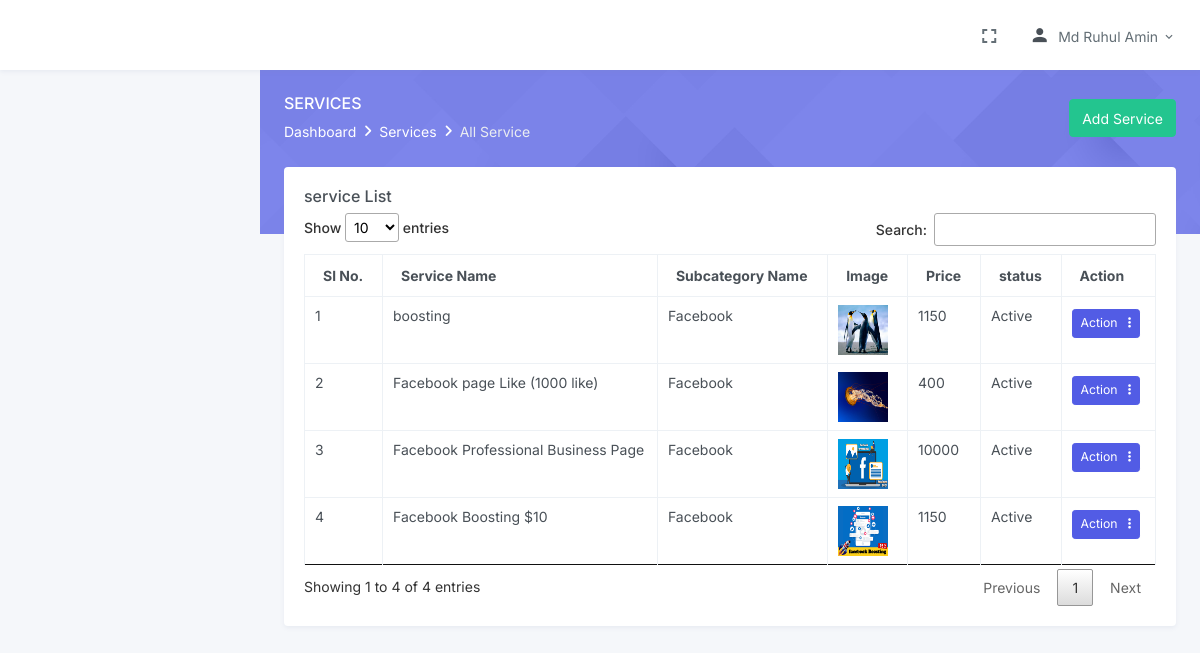
/service.php (signed in), run on the app's committed database.
### tables this page shows
CREATE TABLE `services` (
  `id` int(11) NOT NULL,
  `service_name` varchar(70) NOT NULL,
  `service_details` text NOT NULL,
  `service_amount` float NOT NULL,
  `categories_id` int(11) NOT NULL,
  `subcategories_id` int(11) NOT NULL,
  `price_categories` varchar(7) NOT NULL,
  `price_unit` varchar(20) NOT NULL,
  `price_unit_amount` varchar(20) NOT NULL,
  `created_at` datetime NOT NULL,
  `created_by` int(11) NOT NULL,
  `updated_at` datetime NOT NULL,
  `updated_by` int(11) NOT NULL,
  `discount_amount` float NOT NULL,
  `image` varchar(70) NOT NULL,
  `status` int(11) NOT NULL DEFAULT '1'
);

CREATE TABLE `sub_categories` (
  `id` int(11) NOT NULL,
  `categories_id` int(11) NOT NULL,
  `subcategory_name` varchar(70) NOT NULL,
  `created_at` datetime NOT NULL,
  `created_by` int(11) NOT NULL,
  `updated_at` datetime NOT NULL,
  `updated_by` int(11) NOT NULL,
  `status` int(11) NOT NULL DEFAULT '1'
);

### inc/functions.inc.php (called while the page is built, shortened)
<?php
function db_conn()
{
    $db = mysqli_connect("localhost", "bgdbilli_client", "bgdclient", "bgdbilli_client");
    return $db;
}
function select($table_name, $field_names, $conditions = "", $join = "")
{
    $new_conditions = $conditions;
    if ($conditions) {
        $new_conditions =  "WHERE $conditions ";
    }
      $select = "SELECT $field_names FROM $table_name $join $new_conditions";
    $result = mysqli_query(db_conn(), $select);
    return $result;
}

### service.php (the view, shortened to what this page needs)
<?php
require_once "inc/header.inc.php"; ?>
<div class="main-content">
    <div class="page-content">
        <div class="page-title-box">
            <div class="container-fluid">
                <div class="row align-items-center">
                    <div class="col-sm-6">
                        <div class="page-title">
                            <h4>services</h4>
                            <ol class="breadcrumb m-0">
                                <li class="breadcrumb-item"><a href="index.php">Dashboard</a></li>
                                <li class="breadcrumb-item"><a href="javascript: void(0);">Services</a></li>
                                <li class="breadcrumb-item active">All Service</li>
                            </ol>
                        </div>
                    </div>
                    <div class="col-sm-6">
                        <div class="float-end d-none d-sm-block">
                            <a href="add-service.php" class="btn btn-success">Add Service</a>
                        </div>
                    </div>
                </div>
            </div>
        </div>
        <div class="container-fluid">
            <div class="page-content-wrapper">
                <div class="row">
                    <div class="col-12">
                        <div class="card">
                            <div class="card-body data-table-overflow">
                                <h4 class="header-title">service List</h4>
                                <table id="datatable" class=" table table-bordered dt-responsive nowrap mt-3" style="border-collapse: collapse; border-spacing: 0; width: 100%;">
                                    <thead>
                                        <tr>
                                            <th>Sl No.</th>
                                            <th>Service Name</th>
                                            <th>Subcategory Name</th>
                                            <th>Image</th>
                                            <th>Price</th>
                                            <th>status</th>
                                            <th>Action</th>
                                        </tr>
                                    </thead>
                                    <tbody>
                                        <?php
                                        $serial = 0;
                                        foreach (select('services ORDER BY created_at DESC', '*') as $service) :
                                            $subcategory = mysqli_fetch_assoc(select('sub_categories', '*', "id =" . $service['subcategories_id']));
                                        ?>
                                            <tr>
                                                <td><?= ++$serial ?></td>
                                                <td><?= $service['service_name'] ?></td>
                                                <td><?= $subcategory['subcategory_name'] ?></td>
                                                <td> <img width="50" height="50" src="assets\images\upload\service\<?= $service['image'] ?>" alt="<?= $service['service_name'] ?>"> </td>
                                                <td><?= $service['service_amount'] ?></td>
                                                <td><?php
                                                if($service['status'] == 1){
                                                    echo 'Active';
                                                }else{
                                                    echo 'Deactive';
                                                }
                                                ?></td>
                                                <td>
                                                    <div class="btn-group mt-1 me-1">
                                                        <button class="btn btn-primary btn-sm dropdown-toggle" type="button" data-bs-toggle="dropdown" aria-haspopup="true" aria-expanded="false">
                                                            Action &nbsp; <i class="fa fa-ellipsis-v"></i></i>
                                                        </button>
                                                    </div>
                                                </td>
                                            </tr>
                                        <?php endforeach ?>
                                    </tbody>
                                </table>
                            </div>
                        </div>
                    </div>
                </div>
            </div>
        </div>
    </div>
</div>
<?php require_once "inc/footer.inc.php" ?>

### data on the page
services: service_name "boosting", sub_categories.subcategory_name "Facebook", image (picture), service_amount "1150", status "Active"
services: service_name "Facebook page Like (1000 like)", sub_categories.subcategory_name "Facebook", image (picture), service_amount "400", status "Active"
services: service_name "Facebook Professional Business Page", sub_categories.subcategory_name "Facebook", image (picture), service_amount "10000", status "Active"
services: service_name "Facebook Boosting $10", sub_categories.subcategory_name "Facebook", image (picture), service_amount "1150", status "Active"

### other printed values
$_SESSION['USER_NAME'] "Md Ruhul Amin"
